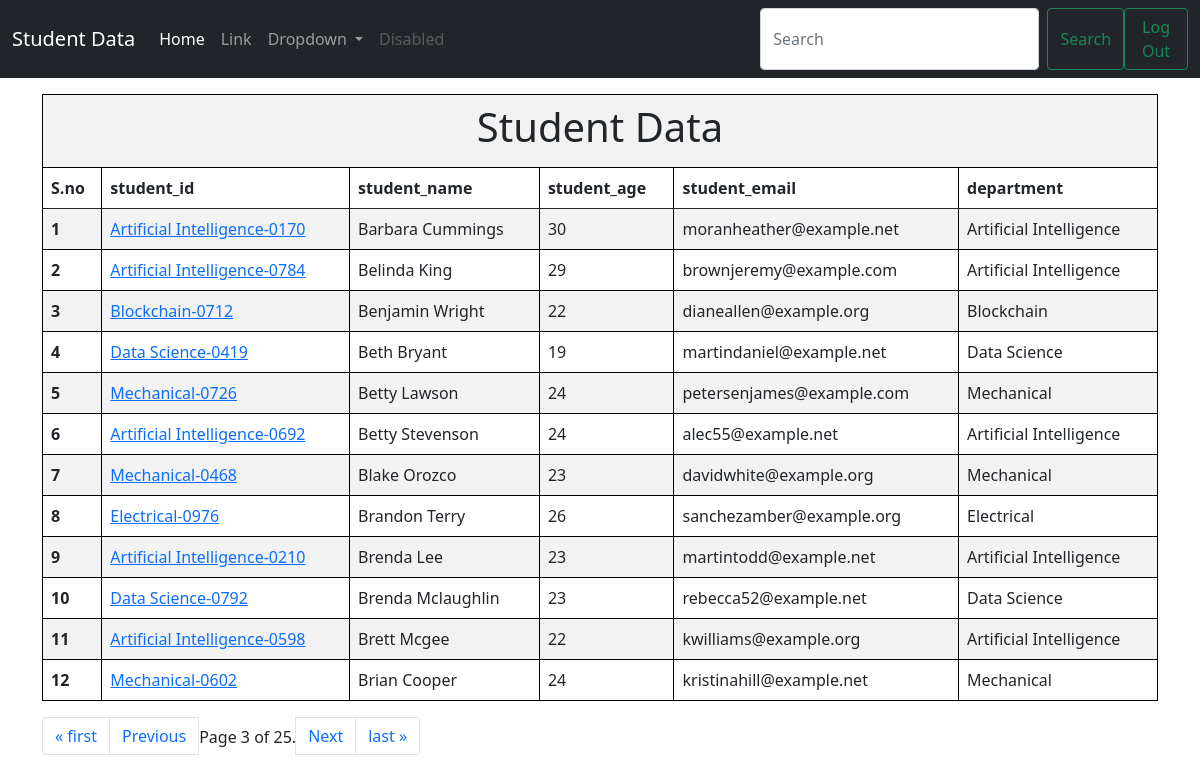
/studentdata?page=3 (signed in), run on the app's committed database.
### student_data/models.py (models this page shows, shortened)
class Student(models.Model):
    user = models.ForeignKey(User , on_delete = models.SET_NULL , null = True , blank = True)
    department = models.ForeignKey(Department, related_name = "depart" , on_delete= models.CASCADE)
    student_id = models.OneToOneField(StudentID, related_name = "studentid", on_delete=models.CASCADE)
    student_name = models.CharField(max_length=100)
    student_email = models.EmailField(unique=True)
    student_age = models.IntegerField(default = 18)
    student_address = models.TextField()
    class Meta:
        ordering = ['student_name']
        verbose_name = "student"

class StudentID(models.Model):
    student_id = models.CharField(max_length= 100)
    def __str__(self) -> str:
        return self.student_id

class Department(models.Model):
    department = models.CharField(max_length =100)
    def __str__(self) -> str:
        return self.department
    class Meta:
        ordering = ['department']

### student_data/views.py (the view)
# urls.py: path("studentdata",views.get_student ,name = 'student data'),
@login_required(login_url = '/login/')
def get_student(request):
    queryset = Student.objects.all()
    if request.GET.get('search'):
       search =  request.GET.get('search')
       queryset = queryset.filter(student_name__istartswith = search)
    paginator = Paginator(queryset,12)  # Show 15 contacts per page.
    page_number = request.GET.get("page",1)
    try:
      page = paginator.page(page_number)
    except EmptyPage:
      page = paginator.page(paginator.num_pages)
    except PageNotAnInteger:
      page = paginator.page(1)
    return render(request,'student.html',{'queryset' : page})

### student_data/templates/student.html (shortened to what this page needs)
{% extends "base.html" %}
{% block content %}
<div class="container mt-3">
<table class="table table-striped">
      <tr>
        <th colspan = "6" style="text-align: center;"><h1> Student Data </h1></th>
      </tr>
      <tr>
        <th scope="col">S.no</th>
        <th scope="col">student_id</th>
        <th scope="col">student_name</th>
        <th scope="col">student_age</th>
        <th scope="col">student_email</th>
        <th scope="col">department</th>
      </tr>
    <tbody>
        {% for student  in queryset %}
        <tr>
            <th scope="row">{{forloop.counter}}</th>
            <td><a href = {% url 'student marks' student.student_id%}>{{student.student_id}}</td>
            <td>{{student.student_name}}</td>
            <td>{{student.student_age}}</td>
            <td>{{student.student_email}}</td>
            <td>{{student.department}}</td>
          </tr>
          {% endfor %}
          </tbody>
          </table>
        </div>
<div class = "container">
        <nav aria-label="Page navigation example">
            <ul class="pagination">
              {% if queryset.has_previous %}
                <li class="page-item"><a class="page-link" href="?page=1">&laquo; first</a></li>
                <li class="page-item"><a class="page-link" href="?page={{ queryset.previous_page_number }}">Previous</a></li>
               {%endif%}
               <span class="current mt-2">
                Page {{ queryset.number }} of {{ queryset.paginator.num_pages }}.
               </span>
            {% if queryset.has_next %}
                <li class="page-item"><a class="page-link" href="?page={{ queryset.next_page_number }}">Next</a></li>
                <li class="page-item"><a class="page-link" href="?page={{ queryset.paginator.num_pages }}">last &raquo;</a></li>
                {%endif%}
            </ul>
          </nav>
          </div>
{% endblock %}

### student_data/templates/base.html (style rules this page uses)
table, th, td , tr { border: 1px solid #000; border-collapse: collapse; }

### data on the page
Student: student_id "Artificial Intelligence-0170", student_name "Barbara Cummings", student_age "30", student_email "moranheather@example.net", department "Artificial Intelligence"
Student: student_id "Artificial Intelligence-0784", student_name "Belinda King", student_age "29", student_email "brownjeremy@example.com", department "Artificial Intelligence"
Student: student_id "Blockchain-0712", student_name "Benjamin Wright", student_age "22", student_email "dianeallen@example.org", department "Blockchain"
Student: student_id "Data Science-0419", student_name "Beth Bryant", student_age "19", student_email "martindaniel@example.net", department "Data Science"
Student: student_id "Mechanical-0726", student_name "Betty Lawson", student_age "24", student_email "petersenjames@example.com", department "Mechanical"
Student: student_id "Artificial Intelligence-0692", student_name "Betty Stevenson", student_age "24", student_email "alec55@example.net", department "Artificial Intelligence"
Student: student_id "Mechanical-0468", student_name "Blake Orozco", student_age "23", student_email "davidwhite@example.org", department "Mechanical"
Student: student_id "Electrical-0976", student_name "Brandon Terry", student_age "26", student_email "sanchezamber@example.org", department "Electrical"
Student: student_id "Artificial Intelligence-0210", student_name "Brenda Lee", student_age "23", student_email "martintodd@example.net", department "Artificial Intelligence"
Student: student_id "Data Science-0792", student_name "Brenda Mclaughlin", student_age "23", student_email "rebecca52@example.net", department "Data Science"
Student: student_id "Artificial Intelligence-0598", student_name "Brett Mcgee", student_age "22", student_email "kwilliams@example.org", department "Artificial Intelligence"
Student: student_id "Mechanical-0602", student_name "Brian Cooper", student_age "24", student_email "kristinahill@example.net", department "Mechanical"

### other printed values
{{ queryset.number }} "3"
{{ queryset.paginator.num_pages }} "25"
